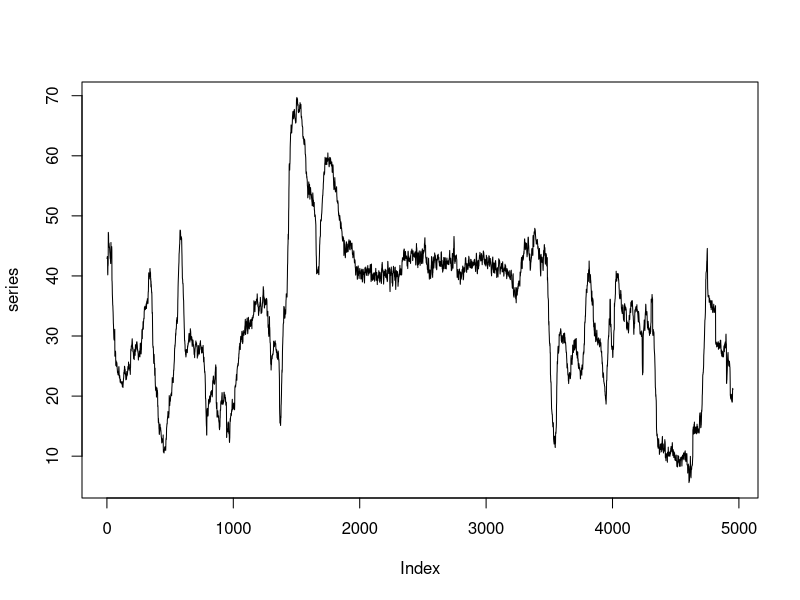

R code for this plot: (Note: this script raises an error after producing the figure.)
# =============================================================================
# Generating real time series data based on
# "LIU, Song et al. Change-point detection in time-series data by relative density-ratio estimation. Neural Networks, v. 43, p. 72-83, 2013."
# =============================================================================

l2.norm <- function(l) {
	sqrt(sum(l ^ 2))
}

data <- read.csv('../3pp/HASCrwdata/rwActData/person671/hasc-111018-165936-mag.csv')

series <- c()
for (i in 1:dim(data)[1]) {
	line <- data[i,]
	series[i] <- l2.norm(c(line[2][[1]], line[3][[1]], line[4][[1]]))
}

plot(series, type='l')
write.table(series,file='series/series_3pp_mag.csv',row.names=FALSE,col.names=FALSE)